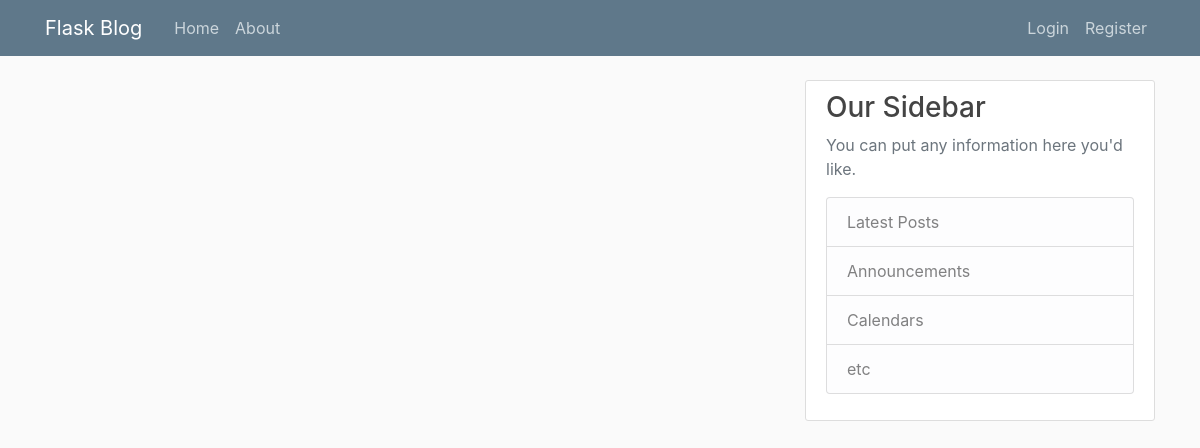
/home, run on an earlier commit of the app's database.
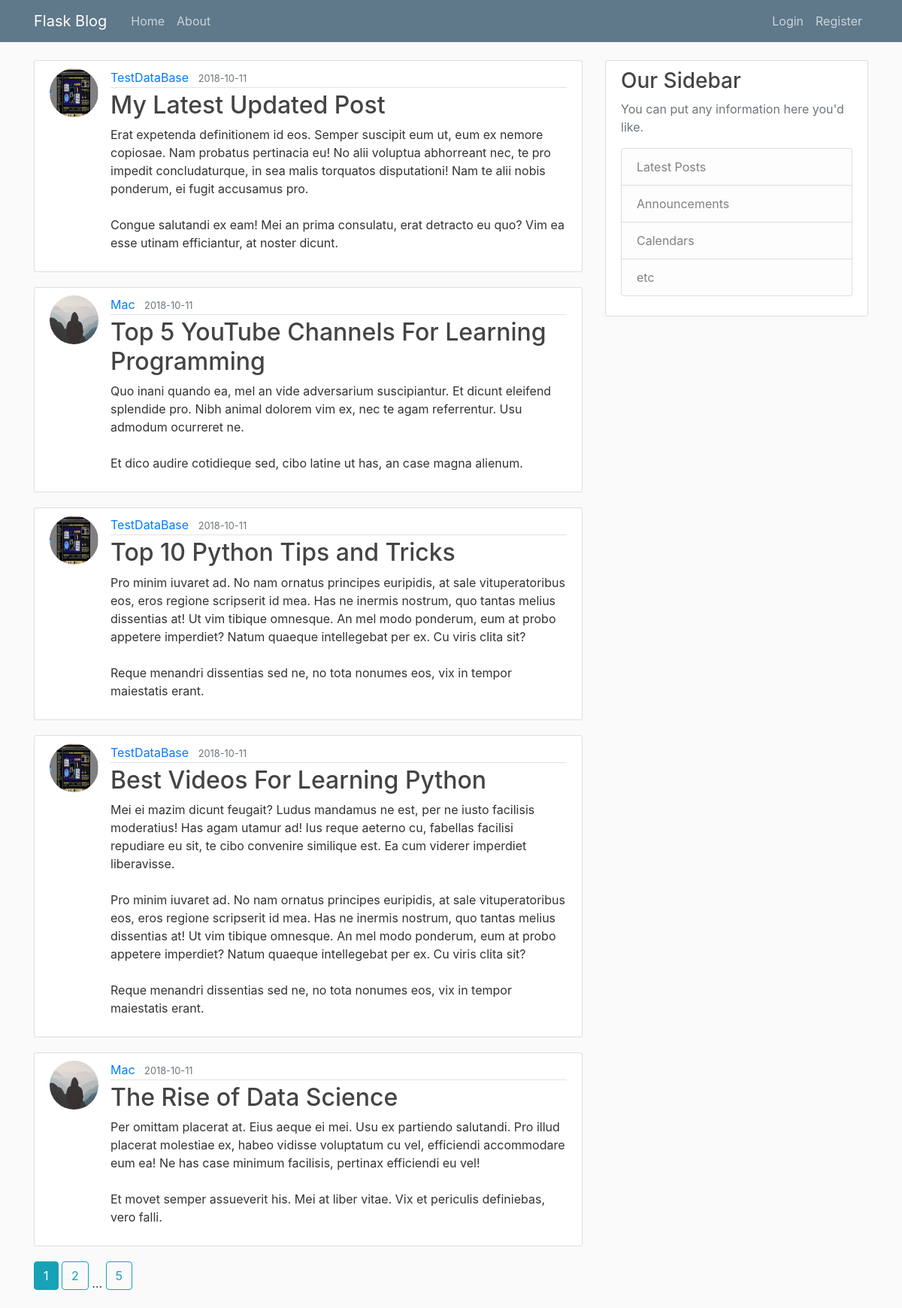
And on a later commit of the database.
### flaskblog/models.py (models this page shows, shortened)
class Post(db.Model):
    id = db.Column(db.Integer, primary_key=True)
    title = db.Column(db.String(100), nullable=False)
    date_posted = db.Column(db.DateTime, nullable=False, default=datetime.utcnow)
    content = db.Column(db.Text, nullable=False)
    user_id = db.Column(db.Integer, db.ForeignKey('user.id'), nullable=False)

class User(db.Model, UserMixin):
    id = db.Column(db.Integer, primary_key=True)
    username = db.Column(db.String(20), unique=True, nullable=False)
    email = db.Column(db.String(120), unique=True, nullable=False)
    image_file = db.Column(db.String(20), nullable=False, default='default.jpg')
    password =  db.Column(db.String(60), nullable=False)
    posts = db.relationship('Post', backref='author', lazy=True)

### flaskblog/main/routes.py (the view)
@main.route("/")
@main.route("/home")
def home():
    page = request.args.get('page', 1, type=int)
    posts = Post.query.order_by(Post.date_posted.desc()).paginate(page=page, per_page=5)
    return render_template('home.html', posts=posts)

### flaskblog/templates/home.html
{% extends "layout.html" %}
{% block content %}
    {% for post in posts.items %}
        <article class="media content-section">
          <img class="rounded-circle article-img" src="{{ url_for('static', filename='profile_pics/' + post.author.image_file) }}">
          <div class="media-body">
            <div class="article-metadata">
              <a class="mr-2" href="{{ url_for('users.user_posts', username=post.author.username) }}">{{ post.author.username }}</a>
              <small class="text-muted">{{ post.date_posted.strftime('%Y-%m-%d') }}</small>
            </div>
            <h2><a class="article-title" href="{{ url_for('posts.post', post_id=post.id) }}">{{ post.title }}</a></h2>
            <p class="article-content">{{ post.content }}</p>
          </div>
        </article>
    {% endfor %}
    {% for page_num in posts.iter_pages(left_edge=1, right_edge=1, left_current=1, right_current=2) %}
        {% if page_num %}
          {% if posts.page == page_num %}
            <a class="btn btn-info mb-4" href="{{ url_for('main.home', page=page_num) }}">{{ page_num }}</a>
          {% else %}
              <a class="btn btn-outline-info mb-4" href="{{ url_for('main.home', page=page_num) }}">{{ page_num }}</a>
          {% endif %}
        {% else %}
          ...
        {% endif %}
    {% endfor %}
{% endblock content %}

What changed in the data, as far as the page shows it:
added Post: image_file (picture), author.username "TestDataBase", date_posted "2018-10-11", title "My Latest Updated Post", content "Erat expetenda definitionem id eos. Semper suscipit eum ut, eum ex nemore copiosae. Nam probatus pertinacia eu! No alii voluptua abhorreant nec, te pro impedit concludaturque, in sea malis torquatos disputationi! Nam te alii nobis ponderum, ei fugit accusamus pro. Congue salutandi ex eam! Mei an prima consulatu, erat detracto eu quo? Vim ea esse utinam efficiantur, at noster dicunt."
added Post: image_file (placeholder picture), author.username "Mac", date_posted "2018-10-11", title "Top 5 YouTube Channels For Learning Programming", content "Quo inani quando ea, mel an vide adversarium suscipiantur. Et dicunt eleifend splendide pro. Nibh animal dolorem vim ex, nec te agam referrentur. Usu admodum ocurreret ne. Et dico audire cotidieque sed, cibo latine ut has, an case magna alienum."
added Post: image_file (picture), author.username "TestDataBase", date_posted "2018-10-11", title "Top 10 Python Tips and Tricks", content "Pro minim iuvaret ad. No nam ornatus principes euripidis, at sale vituperatoribus eos, eros regione scripserit id mea. Has ne inermis nostrum, quo tantas melius dissentias at! Ut vim tibique omnesque. An mel modo ponderum, eum at probo appetere imperdiet? Natum quaeque intellegebat per ex. Cu viris clita sit? Reque menandri dissentias sed ne, no tota nonumes eos, vix in tempor maiestatis erant."
added Post: image_file (picture), author.username "TestDataBase", date_posted "2018-10-11", title "Best Videos For Learning Python", content "Mei ei mazim dicunt feugait? Ludus mandamus ne est, per ne iusto facilisis moderatius! Has agam utamur ad! Ius reque aeterno cu, fabellas facilisi repudiare eu sit, te cibo convenire similique est. Ea cum viderer imperdiet liberavisse. Pro minim iuvaret ad. No nam ornatus principes euripidis, at sale vituperatoribus eos, eros regione scripserit id mea. Has ne inermis nostrum, quo tantas melius dissentias at! Ut vim tibique omnesque. An mel modo ponderum, eum at probo appetere imperdiet? Natum quaeque intellegebat per ex. Cu viris clita sit? Reque menandri dissentias sed ne, no tota nonumes eos, vix in tempor maiestatis erant."
added Post: image_file (placeholder picture), author.username "Mac", date_posted "2018-10-11", title "The Rise of Data Science", content "Per omittam placerat at. Eius aeque ei mei. Usu ex partiendo salutandi. Pro illud placerat molestiae ex, habeo vidisse voluptatum cu vel, efficiendi accommodare eum ea! Ne has case minimum facilisis, pertinax efficiendi eu vel! Et movet semper assueverit his. Mei at liber vitae. Vix et periculis definiebas, vero falli."
Also different on the page:
new list line: "1"
new list line: "2"
new list line: "5"
